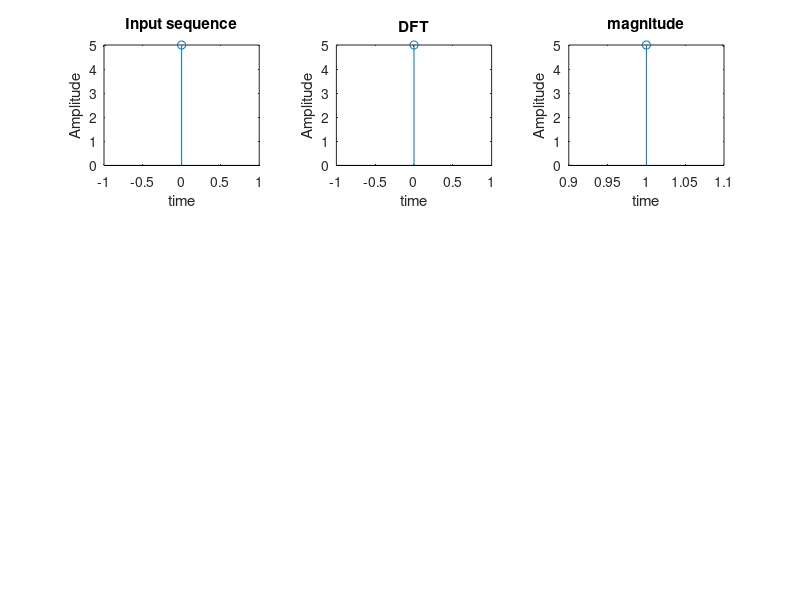

MATLAB code to generate this figure: (Note: this script raises an error after producing the figure.)
clc;
clear all;
close all;
xn=input('Enter the input sequence');
N=length(xn);
n=0:1:N-1;

subplot(3,3,1)
stem(n, xn)
xlabel('time')
ylabel('Amplitude')
title('Input sequence')
xk=fft(xn,N);
disp(xk)
k=0:1:N-1;

subplot(3,3,2)
stem(k,xk)
xlabel('time')
ylabel('Amplitude')
title('DFT')
magnitude=abs(xk);

subplot(3,3,3)
stem(magnitude)
xlabel('time')
ylabel('Amplitude')
title('magnitude')
z=phase(xk);

subplot(3,3,4)
stem(z)
xlabel('time')
ylabel('Amplitude')
title('phase')
X=ifft(xk,N);
disp(X)
n=0:1:N-1;

subplot(3,3,5)
stem(n,X)
xlabel('time')
ylabel('Amplitude')
title('Idft')